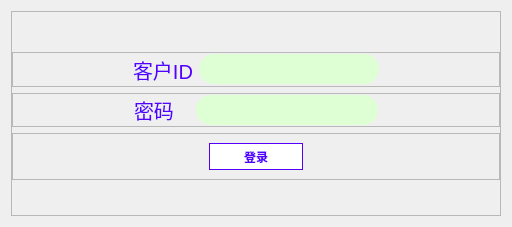
            <widget class="QWidget" name="tab">
             <attribute name="title">
              <string>登录</string>
             </attribute>
             <layout class="QHBoxLayout" name="horizontalLayout_10">
              <item>
               <widget class="QFrame" name="frame_7">
                <property name="frameShape">
                 <enum>QFrame::StyledPanel</enum>
                </property>
                <property name="frameShadow">
                 <enum>QFrame::Raised</enum>
                </property>
                <layout class="QVBoxLayout" name="verticalLayout_3" stretch="0,1,1,0,1">
                 <property name="leftMargin">
                  <number>0</number>
                 </property>
                 <property name="topMargin">
                  <number>0</number>
                 </property>
                 <property name="rightMargin">
                  <number>0</number>
                 </property>
                 <property name="bottomMargin">
                  <number>0</number>
                 </property>
                 <item>
                  <spacer name="verticalSpacer_3">
                   <property name="orientation">
                    <enum>Qt::Vertical</enum>
                   </property>
                   <property name="sizeHint" stdset="0">
                    <size>
                     <width>20</width>
                     <height>40</height>
                    </size>
                   </property>
                  </spacer>
                 </item>
                 <item>
                  <widget class="QFrame" name="frame_8">
                   <property name="frameShape">
                    <enum>QFrame::StyledPanel</enum>
                   </property>
                   <property name="frameShadow">
                    <enum>QFrame::Raised</enum>
                   </property>
                   <layout class="QHBoxLayout" name="horizontalLayout_6" stretch="2,0,3,2">
                    <property name="leftMargin">
                     <number>0</number>
                    </property>
                    <property name="topMargin">
                     <number>0</number>
                    </property>
                    <property name="rightMargin">
                     <number>0</number>
                    </property>
                    <property name="bottomMargin">
                     <number>0</number>
                    </property>
                    <item>
                     <spacer name="horizontalSpacer_8">
                      <property name="orientation">
                       <enum>Qt::Horizontal</enum>
                      </property>
                      <property name="sizeHint" stdset="0">
                       <size>
                        <width>40</width>
                        <height>20</height>
                       </size>
                      </property>
                     </spacer>
                    </item>
                    <item>
                     <widget class="QLabel" name="label_4">
                      <property name="styleSheet">
                       <string notr="true">color: rgb(85, 0, 255);
	font-size: 20px;</string>
                      </property>
                      <property name="text">
                       <string>客户ID</string>
                      </property>
                     </widget>
                    </item>
                    <item>
                     <widget class="QLineEdit" name="textUser">
                      <property name="styleSheet">
                       <string notr="true">QLineEdit{
	height: 30px;
	border-radius: 15px;
	padding-left: 10px;
	color: rgb(255, 204, 0);
	font-size: 20px;
	background-color:rgb(222, 255, 212);
}
QLineEdit:focus{
	border: 1px solid  rgb(181, 201, 255);
}</string>
                      </property>
                      <property name="text">
                       <string/>
                      </property>
                     </widget>
                    </item>
                    <item>
                     <spacer name="horizontalSpacer_9">
                      <property name="orientation">
                       <enum>Qt::Horizontal</enum>
                      </property>
                      <property name="sizeHint" stdset="0">
                       <size>
                        <width>40</width>
                        <height>20</height>
                       </size>
                      </property>
                     </spacer>
                    </item>
                   </layout>
                  </widget>
                 </item>
                 <item>
                  <widget class="QFrame" name="frame_9">
                   <property name="frameShape">
                    <enum>QFrame::StyledPanel</enum>
                   </property>
                   <property name="frameShadow">
                    <enum>QFrame::Raised</enum>
                   </property>
                   <layout class="QHBoxLayout" name="horizontalLayout_7" stretch="2,0,3,2">
                    <property name="leftMargin">
                     <number>0</number>
                    </property>
                    <property name="topMargin">
                     <number>0</number>
                    </property>
                    <property name="rightMargin">
                     <number>0</number>
                    </property>
                    <property name="bottomMargin">
                     <number>0</number>
                    </property>
                    <item>
                     <spacer name="horizontalSpacer_10">
                      <property name="orientation">
                       <enum>Qt::Horizontal</enum>
                      </property>
                      <property name="sizeHint" stdset="0">
                       <size>
                        <width>40</width>
                        <height>20</height>
                       </size>
                      </property>
                     </spacer>
                    </item>
                    <item>
                     <layout class="QHBoxLayout" name="horizontalLayout_8">
                      <property name="spacing">
                       <number>5</number>
                      </property>
                      <property name="rightMargin">
                       <number>16</number>
                      </property>
                      <item>
                       <widget class="QLabel" name="label_5">
                        <property name="sizePolicy">
                         <sizepolicy hsizetype="Preferred" vsizetype="Preferred">
                          <horstretch>6</horstretch>
                          <verstretch>0</verstretch>
                         </sizepolicy>
                        </property>
                        <property name="styleSheet">
                         <string notr="true">color: rgb(85, 0, 255);
	font-size: 20px;</string>
                        </property>
                        <property name="text">
                         <string>密码</string>
                        </property>
                       </widget>
                      </item>
                     </layout>
                    </item>
                    <item>
                     <widget class="QLineEdit" name="textPwd">
                      <property name="styleSheet">
                       <string notr="true">QLineEdit{
	height: 30px;
	border-radius: 15px;
	padding-left: 10px;
	color: rgb(255, 204, 0);
	font-size: 20px;
	background-color:rgb(222, 255, 212);
}
QLineEdit:focus{
	border: 1px solid  rgb(181, 201, 255);
}</string>
                      </property>
                      <property name="echoMode">
                       <enum>QLineEdit::Password</enum>
                      </property>
                     </widget>
                    </item>
                    <item>
                     <spacer name="horizontalSpacer_11">
                      <property name="orientation">
                       <enum>Qt::Horizontal</enum>
                      </property>
                      <property name="sizeHint" stdset="0">
                       <size>
                        <width>40</width>
                        <height>20</height>
                       </size>
                      </property>
                     </spacer>
                    </item>
                   </layout>
                  </widget>
                 </item>
                 <item>
                  <widget class="QFrame" name="frame_10">
                   <property name="frameShape">
                    <enum>QFrame::StyledPanel</enum>
                   </property>
                   <property name="frameShadow">
                    <enum>QFrame::Raised</enum>
                   </property>
                   <layout class="QHBoxLayout" name="horizontalLayout_9" stretch="2,1,2">
                    <item>
                     <spacer name="horizontalSpacer_12">
                      <property name="orientation">
                       <enum>Qt::Horizontal</enum>
                      </property>
                      <property name="sizeHint" stdset="0">
                       <size>
                        <width>221</width>
                        <height>20</height>
                       </size>
                      </property>
                     </spacer>
                    </item>
                    <item>
                     <widget class="QPushButton" name="buttonConn">
                      <property name="styleSheet">
                       <string notr="true">QPushButton{
	border: 1px solid rgb(85, 0, 255);
	background-color: rgb(255, 255, 255);
	color: rgb(85, 0, 255);
	height: 25px;
	font-weight: 700;
}

QPushButton:hover{
	border: none;
	background-color: rgb(85, 0, 255);
	color: rgb(255, 255, 255);
}
</string>
                      </property>
                      <property name="text">
                       <string>登录</string>
                      </property>
                     </widget>
                    </item>
                    <item>
                     <spacer name="horizontalSpacer_13">
                      <property name="orientation">
                       <enum>Qt::Horizontal</enum>
                      </property>
                      <property name="sizeHint" stdset="0">
                       <size>
                        <width>221</width>
                        <height>20</height>
                       </size>
                      </property>
                     </spacer>
                    </item>
                   </layout>
                  </widget>
                 </item>
                 <item>
                  <spacer name="verticalSpacer_4">
                   <property name="orientation">
                    <enum>Qt::Vertical</enum>
                   </property>
                   <property name="sizeHint" stdset="0">
                    <size>
                     <width>20</width>
                     <height>40</height>
                    </size>
                   </property>
                  </spacer>
                 </item>
                </layout>
               </widget>
              </item>
             </layout>
            </widget>
